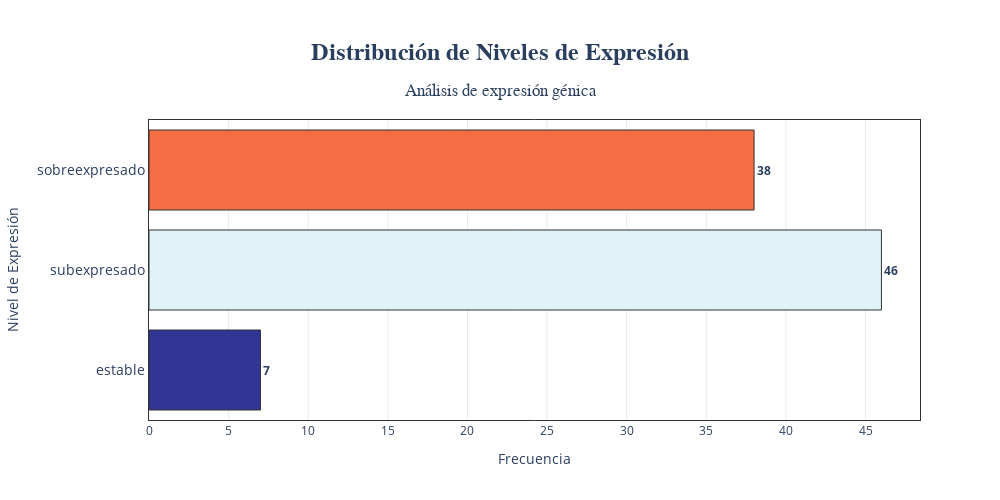

This figure's notebook cell:
### Markdown cell above
### Visualización de la distribución de niveles de expresión

> Aplica para las lista de genes

Antes de iniciar el enriquecimiento, veamos la distribución de los niveles de expresión

### Code cell
import plotly.graph_objects as go
from plotly.colors import sample_colorscale

# Orden deseado de las categorías
orden_niveles = ['estable', 'subexpresado',  'sobreexpresado']

# Calcular frecuencias y reindexar
expression_counts = df_combined_expresion['nivel_expresion'].value_counts()
expression_counts = expression_counts.reindex(orden_niveles, fill_value=0)

# Generar colores usando escala divergente nativa de Plotly
colors = sample_colorscale('RdYlBu_r', [0.0, 0.4, 0.8])  # Azul -> Amarillo -> Rojo

# Crear gráfico interactivo
fig = go.Figure()

fig.add_trace(
    go.Bar(
        y=expression_counts.index,
        x=expression_counts.values,
        orientation='h',
        marker=dict(
            color=colors,
            line=dict(color='#333', width=1)
        ),
        text=expression_counts.values,
        texttemplate='<b>%{text}</b>',
        textposition='outside',
        hovertemplate=(
            "<b>%{y}</b><br>"
            "Frecuencia: %{x}<br>"
            "<extra></extra>"
        )
    )
)

# Personalización avanzada
fig.update_layout(
    title=dict(
        text='<b>Distribución de Niveles de Expresión</b><br><sub>Análisis de expresión génica</sub>',
        x=0.5,
        font=dict(size=24, family='Arial')
    ),
    xaxis=dict(
        title='Frecuencia',
        showgrid=True,
        gridcolor='rgba(150,150,150,0.2)',
        linecolor='#333',
        mirror=True,
        zeroline=False
    ),
    yaxis=dict(
        title='Nivel de Expresión',
        type='category',
        linecolor='#333',
        mirror=True,
        tickfont=dict(size=14)
    ),
    plot_bgcolor='white',
    height=500,
    width=1000,
    margin=dict(t=120, b=80, l=120),
    hoverlabel=dict(
        bgcolor='white',
        font_size=14,
        bordercolor='#333'
    )
)

fig.show()

guardar_grafico(fig, 'distribucion_niveles_expresion.png')

### Figure 1 — Plotly figure (JSON) as saved in the notebook; plotly's stock layout.template omitted (floating-point values rounded to 4 significant figures)
{"data": [{"hovertemplate": "<b>%{y}</b><br>Frecuencia: %{x}<br><extra></extra>", "marker": {"color": ["rgb(49, 54, 149)", "rgb(224, 243, 248)", "rgb(244, 109, 67)"], "line": {"color": "#333", "width": 1}}, "orientation": "h", "text": [7, 46, 38], "textposition": "outside", "texttemplate": "<b>%{text}</b>", "type": "bar", "x": [7, 46, 38], "y": ["estable", "subexpresado", "sobreexpresado"]}], "layout": {"height": 500, "hoverlabel": {"bgcolor": "white", "bordercolor": "#333", "font": {"size": 14}}, "margin": {"b": 80, "l": 120, "t": 120}, "plot_bgcolor": "white", "title": {"font": {"family": "Arial", "size": 24}, "text": "<b>Distribución de Niveles de Expresión</b><br><sub>Análisis de expresión génica</sub>", "x": 0.5}, "width": 1000, "xaxis": {"autorange": true, "gridcolor": "rgba(150,150,150,0.2)", "linecolor": "#333", "mirror": true, "range": [0, 48.42], "showgrid": true, "title": {"text": "Frecuencia"}, "type": "linear", "zeroline": false}, "yaxis": {"autorange": true, "linecolor": "#333", "mirror": true, "range": [-0.5, 2.5], "tickfont": {"size": 14}, "title": {"text": "Nivel de Expresión"}, "type": "category"}}}
